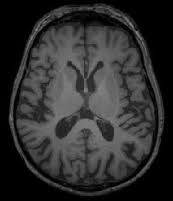
#> input picture brain_tumor_dataset/no/9 no.jpg, 173 x 201 px, given in place of brain.jpg, which was not available
$ jupyter execute Image_preprocessing_filters_and_edge_detectors.ipynb   (text cells are left out)
#> lines starting #> are read from the running program, lines starting #| are printed output that depends on the picture; after the words box and inside, x2 and y2 are one past the last pixel; in counts of white or black regions, pixels touching at a corner belong together; pictures that were not available may be replaced by others from this repository, and a replacement may not be noted
[cell 1]
# import libraries
import numpy as np
import matplotlib.pyplot as plt
import PIL
import tensorflow as tf
import cv2 as cv
import math

[cell 2]
image = cv.imread('brain.jpg')
#> image is the input picture: shape (201, 173, 3); min 0, max 139, mean 46.7

# Plot original image
plt.imshow(image)

[cell 3]
# Plot image with mean filter applied
blurred1 = cv.blur(image, (3, 3))
plt.imshow(blurred1),plt.title('Mean')

[cell 4]
# Plot image with median filter applied
blurred2 = cv.medianBlur(image, 3)
plt.imshow(blurred2),plt.title('Median')

[cell 5]
# Plot image with Gaussian filter applied
blurred3 = cv.GaussianBlur(image, (3, 3), 0)
plt.imshow(blurred3),plt.title('Gaussian')

[cell 6]
# Plot image with Bilateral filter applied
blurred4 = cv.bilateralFilter(image,9,75,75)
plt.imshow(blurred4),plt.title('Bilateral')

[cell 7]
# Canny edge detection
edges = cv.Canny(image,100,200)
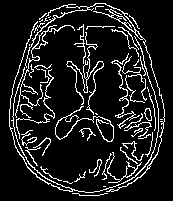
#> edges: shape (201, 173); 11.6% white in thin lines or dots, all inside (x1, y1, x2, y2) = (9, 3, 165, 196)
plt.subplot(121),plt.imshow(image,cmap = 'gray')
plt.title('Original Image'), plt.xticks([]), plt.yticks([])

plt.subplot(122),plt.imshow(edges,cmap = 'gray')
plt.title('Edge Image'), plt.xticks([]), plt.yticks([])
plt.show()
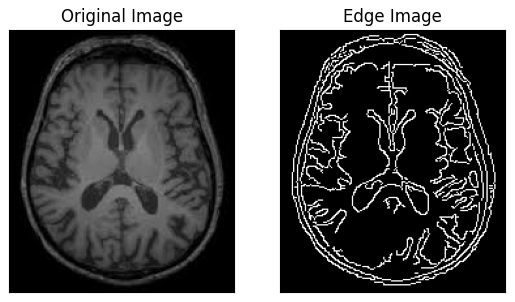
#> figure drawn by matplotlib, 2 panels

[cell 8]
# Sobel edge detection

# turn image to grayscale
gray = cv.cvtColor(image, cv.COLOR_BGR2GRAY)

# apply Gaussian blur
img = cv.GaussianBlur(gray,(3,3),0)

# detect edges with Sobel
G_x = cv.Sobel(img,cv.CV_64F,1,0,ksize=5)  # x
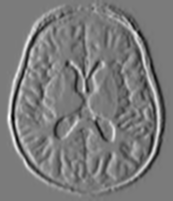
#> G_x: shape (201, 173) float64; min -3500, max 3753, mean -0.1; drawn with min black and max white
G_y = cv.Sobel(img,cv.CV_64F,0,1,ksize=5)  # y
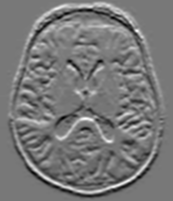
#> G_y: shape (201, 173) float64; min -2717, max 3044, mean -0.3; drawn with min black and max white

# plotting images
plt.subplot(2,2,1),plt.imshow(image,cmap = 'gray')
plt.title('Original'), plt.xticks([]), plt.yticks([])

plt.subplot(2,2,2),plt.imshow(G_x,cmap = 'gray')
plt.title('Sobel x'), plt.xticks([]), plt.yticks([])

plt.subplot(2,2,3),plt.imshow(G_y,cmap = 'gray')
plt.title('Sobel y'), plt.xticks([]), plt.yticks([])
plt.show()

[cell 9]
def detector_sobel_x_y(img):
  sobel_x_y = cv.Sobel(src=img, ddepth=cv.CV_64F, dx=1, dy=1, ksize=5)
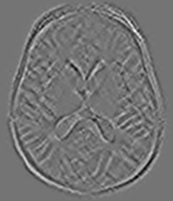
#> sobel_x_y: shape (201, 173) float64; min -746, max 881, mean 0; drawn with min black and max white
  return sobel_x_y

sobel_edges = detector_sobel_x_y(img)
# plt.imshow(sobel_edge_detector_applies, cmap = 'gray'),plt.title('Sobel')

plt.subplot(121),plt.imshow(image,cmap = 'gray')
plt.title('Original Image'), plt.xticks([]), plt.yticks([])

plt.subplot(122),plt.imshow(sobel_edges,cmap = 'gray')
plt.title('Edge Image'), plt.xticks([]), plt.yticks([])
plt.show()

[cell 10]
import argparse
import numpy as np
import skimage.io as io
import matplotlib.pyplot as plt

from skimage import color
from mpl_toolkits.mplot3d import Axes3D


def edgesMarrHildreth(img, sigma):
    """
            finds the edges using MarrHildreth edge detection method...
            :param im : input image
            :param sigma : sigma is the std-deviation and refers to the spread of gaussian
            :return:
            a binary edge image...
    """
#> called with sigma = 1.5
    size = int(2*(np.ceil(3*sigma))+1)

    x, y = np.meshgrid(np.arange(-size/2+1, size/2+1),
                       np.arange(-size/2+1, size/2+1))

    normal = 1 / (2.0 * np.pi * sigma**2)

    kernel = ((x**2 + y**2 - (2.0*sigma**2)) / sigma**4) * \
        np.exp(-(x**2+y**2) / (2.0*sigma**2)) / normal  # LoG filter

    kern_size = kernel.shape[0]
    log = np.zeros_like(img, dtype=float)

    # applying filter
    for i in range(img.shape[0]-(kern_size-1)):
        for j in range(img.shape[1]-(kern_size-1)):
            window = img[i:i+kern_size, j:j+kern_size] * kernel
            log[i, j] = np.sum(window)
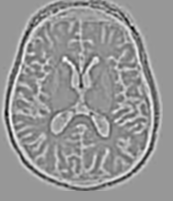
#> log: shape (201, 173) float64; min -16.85, max 11.51, mean -0.179; drawn with min black and max white

    log = log.astype(np.int64, copy=False)

    zero_crossing = np.zeros_like(log)

    # computing zero crossing
    for i in range(log.shape[0]-(kern_size-1)):
        for j in range(log.shape[1]-(kern_size-1)):
            if log[i][j] == 0:
                if (log[i][j-1] < 0 and log[i][j+1] > 0) or (log[i][j-1] < 0 and log[i][j+1] < 0) or (log[i-1][j] < 0 and log[i+1][j] > 0) or (log[i-1][j] > 0 and log[i+1][j] < 0):
                    zero_crossing[i][j] = 255
            if log[i][j] < 0:
                if (log[i][j-1] > 0) or (log[i][j+1] > 0) or (log[i-1][j] > 0) or (log[i+1][j] > 0):
                    zero_crossing[i][j] = 255
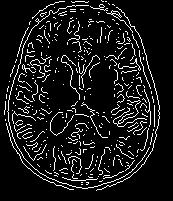
#> zero_crossing: shape (201, 173) int64; 9.7% white in thin lines or dots, all inside (x1, y1, x2, y2) = (4, 0, 160, 191)

    # plotting images
    fig = plt.figure()
    a = fig.add_subplot(1, 2, 1)
    imgplot = plt.imshow(img, cmap='gray')
    a.set_title('Brain')


    a = fig.add_subplot(1, 2, 2)
    imgplot = plt.imshow(zero_crossing, cmap='gray')
    string = 'Marr-Hildreth, sigma = '
    string += (str(sigma))
    a.set_title(string)
    plt.show()

    return log, zero_crossing

def main():
    img = io.imread("brain.jpg")
    img = color.rgb2gray(img)

    log, zero_crossing = edgesMarrHildreth(img, 1.5)

main()

# contributor https://github.com/adl1995/edge-detectors

[cell 11]
import math

# Hough transform

# apply Canny
dst = cv.Canny(img, 100, 200, None, 3)
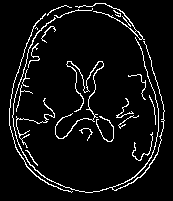
#> dst: shape (201, 173); 6.5% white in thin lines or dots, all inside (x1, y1, x2, y2) = (9, 3, 165, 193)

# turn image to grayscale
cdst = cv.cvtColor(dst, cv.COLOR_GRAY2BGR)

# copy edges to the images that will display the results
lines = cv.HoughLines(dst, 1, np.pi / 180, 150, None, 0, 0)
#> lines = None
if lines is not None:
      for i in range(0, len(lines)):
          rho = lines[i][0][0]
          theta = lines[i][0][1]
          a = math.cos(theta)
          b = math.sin(theta)
          x0 = a * rho
          y0 = b * rho
          pt1 = (int(x0 + 1000*(-b)), int(y0 + 1000*(a)))
          pt2 = (int(x0 - 1000*(-b)), int(y0 - 1000*(a)))
          cv.line(cdst, pt1, pt2, (0,0,255), 3, cv.LINE_AA)

# plotting images
plt.subplot(2,2,1),plt.imshow(image,cmap = 'gray')
plt.title('Original'), plt.xticks([]), plt.yticks([])

plt.subplot(2,2,2),plt.imshow(cdst,cmap = 'gray')
plt.title('Standard Hough Line Transform'), plt.xticks([]), plt.yticks([])

plt.show()
